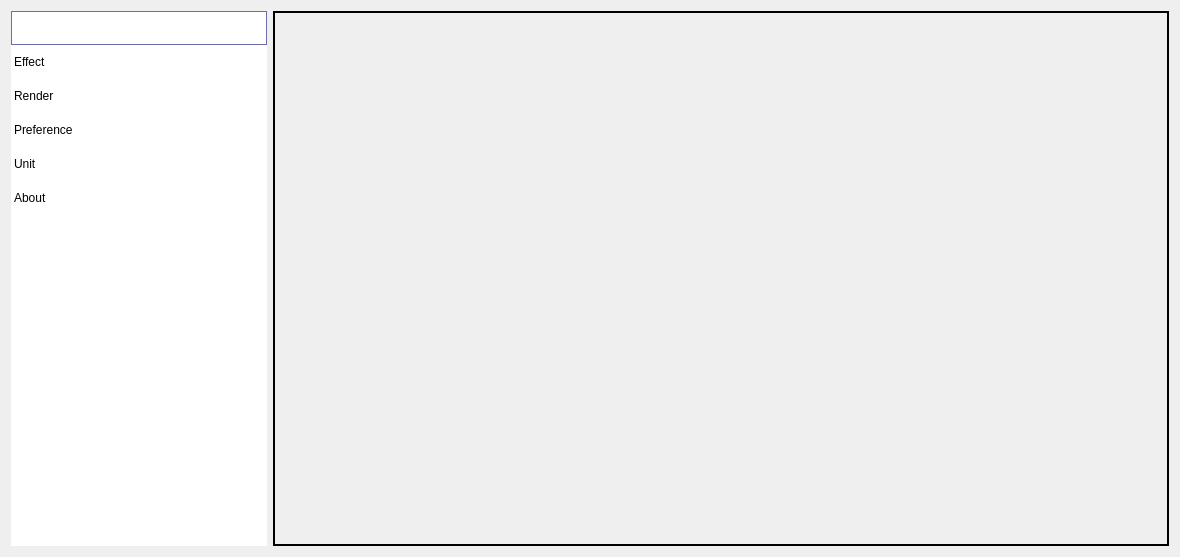
<?xml version="1.0" encoding="UTF-8"?>
<ui version="4.0">
 <class>StyleSettingDialog</class>
 <widget class="QDialog" name="StyleSettingDialog">
  <property name="geometry">
   <rect>
    <x>0</x>
    <y>0</y>
    <width>1180</width>
    <height>557</height>
   </rect>
  </property>
  <property name="windowTitle">
   <string>Dialog</string>
  </property>
  <property name="windowOpacity">
   <double>0.980000000000000</double>
  </property>
  <layout class="QHBoxLayout" name="horizontalLayout">
   <item>
    <layout class="QVBoxLayout" name="verticalLayout">
     <item>
      <widget class="QListWidget" name="listWidget">
       <property name="sizePolicy">
        <sizepolicy hsizetype="Preferred" vsizetype="Preferred">
         <horstretch>0</horstretch>
         <verstretch>0</verstretch>
        </sizepolicy>
       </property>
       <property name="minimumSize">
        <size>
         <width>0</width>
         <height>300</height>
        </size>
       </property>
       <property name="maximumSize">
        <size>
         <width>300</width>
         <height>16777215</height>
        </size>
       </property>
       <property name="styleSheet">
        <string notr="true">QListView {
    outline: none;
    show-decoration-selected: 1;
	border: none;      
    padding: 0;        
    margin: 0; 
}

QListView::item {
    background: qlineargradient(x1: 0, y1: 0, x2: 0, y2: 1,
                                stop: 0 #85FFCE, stop: 0.5 #83F3C6, stop: 1 #A6F5D5);
}

QListView::item:alternate {
    background: 	OliveDrab4; 
}


#listWidget::item {
    padding: 10px;
}

QListView::item:selected {
    border: 1px solid #6a6ea9;
}

QListView::item:selected:!active {
    background: qlineargradient(x1: 0, y1: 0, x2: 0, y2: 1,
                                stop: 0 #1BE9F7, stop: 1 #C3F5F9);

}

QListView::item:selected:active {
    background: qlineargradient(x1: 0, y1: 0, x2: 0, y2: 1,
                                stop: 0 #1BE9F7, stop: 1 #C3F5F9);
 
}

QListView::item:hover {
   background: qlineargradient(x1: 0, y1: 0, x2: 0, y2: 1,
                                stop: 0 #CB5CF3, stop: 1 #DC98F5);
}</string>
       </property>
       <property name="frameShape">
        <enum>QFrame::NoFrame</enum>
       </property>
       <property name="lineWidth">
        <number>0</number>
       </property>
       <property name="spacing">
        <number>0</number>
       </property>
       <property name="itemAlignment">
        <set>Qt::AlignCenter</set>
       </property>
       <property name="currentRow">
        <number>0</number>
       </property>
       <item>
        <property name="text">
         <string>Color</string>
        </property>
       </item>
       <item>
        <property name="text">
         <string>Effect</string>
        </property>
       </item>
       <item>
        <property name="text">
         <string>Render</string>
        </property>
       </item>
       <item>
        <property name="text">
         <string>Preference</string>
        </property>
       </item>
       <item>
        <property name="text">
         <string>Unit</string>
        </property>
       </item>
       <item>
        <property name="text">
         <string>About</string>
        </property>
       </item>
      </widget>
     </item>
    </layout>
   </item>
   <item>
    <widget class="QStackedWidget" name="stackedWidget">
     <property name="frameShape">
      <enum>QFrame::WinPanel</enum>
     </property>
     <property name="currentIndex">
      <number>-1</number>
     </property>
    </widget>
   </item>
  </layout>
 </widget>
 <resources/>
 <connections/>
</ui>
